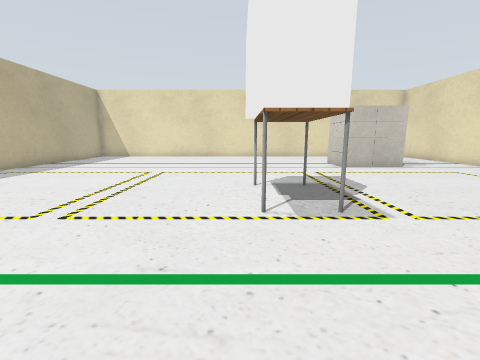
view 1 (above)

16 first-person views from a walk through a robot-simulator world made for Gazebo. The camera is 0.72 m above the floor, tilts 10° down and sees 90° across. The floor is counted in squares, 0.5 m on a side. Each view is taken from the middle of a square. On the plan, view 1 faces up. The plan holds only what a view shows up to about 13 squares ahead; the rest is blank. The place goes on beyond the plan. Simple patterns stand in for the simulator's built-in surfaces. Some surface patterns are stand-ins.

view 2
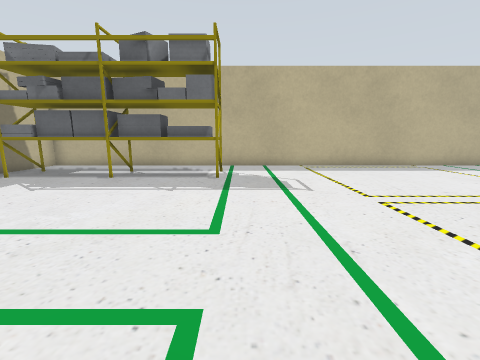

view 3
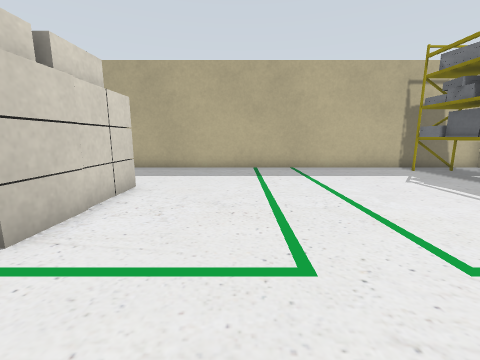

view 4
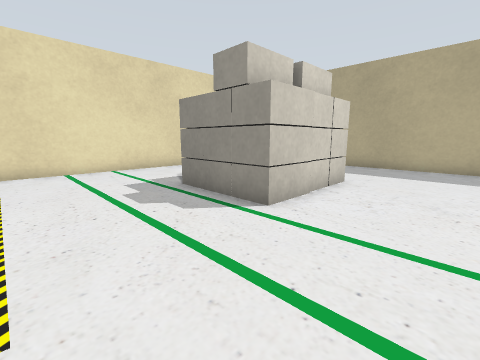

view 5
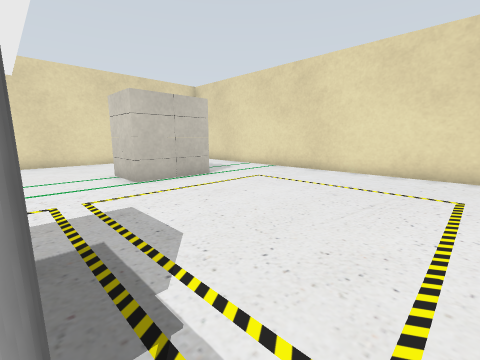

view 6
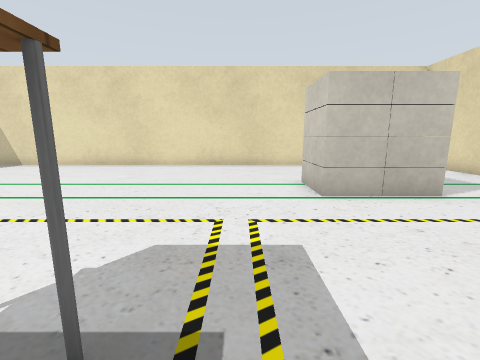

view 7
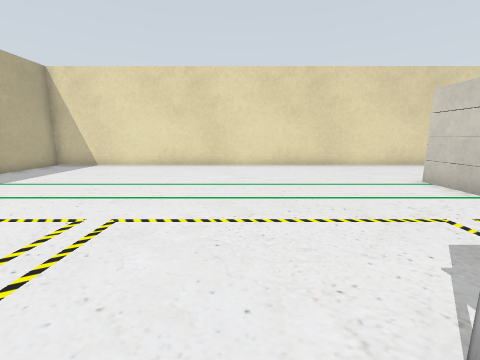

view 8
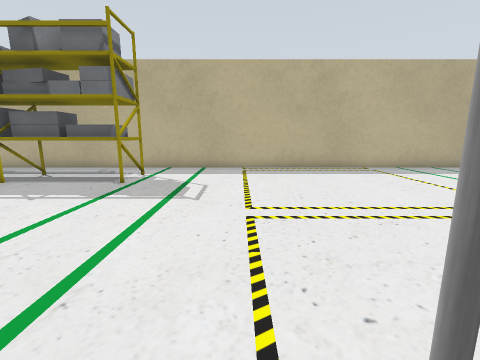

view 9
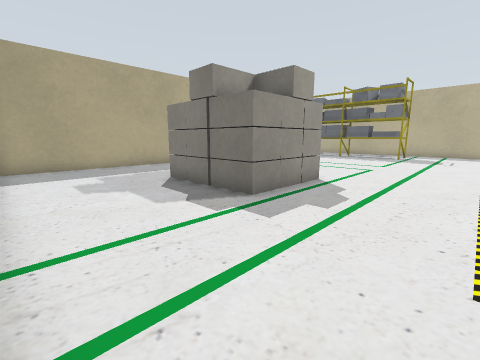

view 10
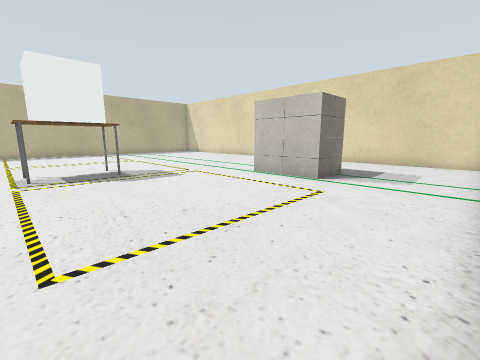

view 11
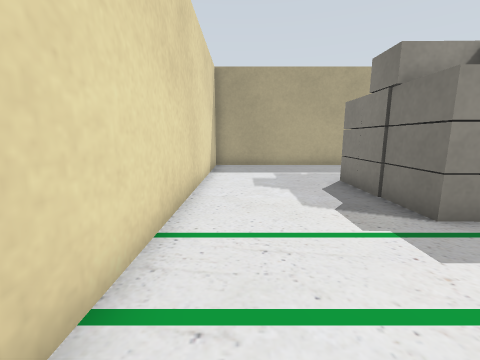

view 12
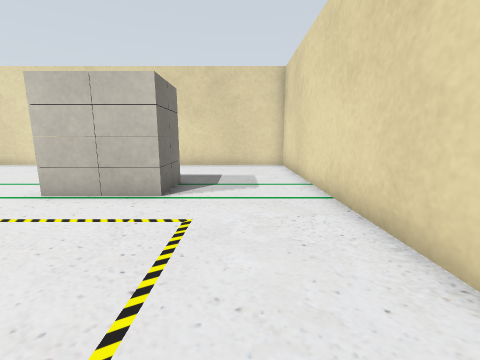

view 13
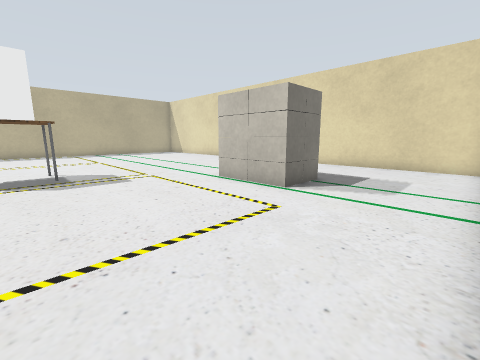

view 14
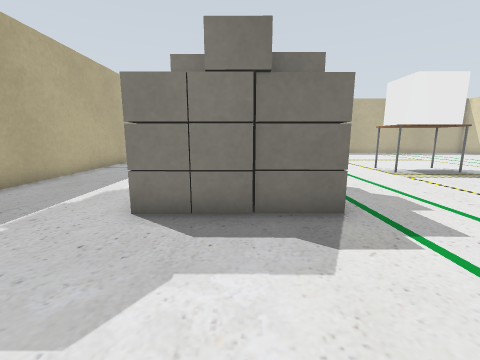

view 15
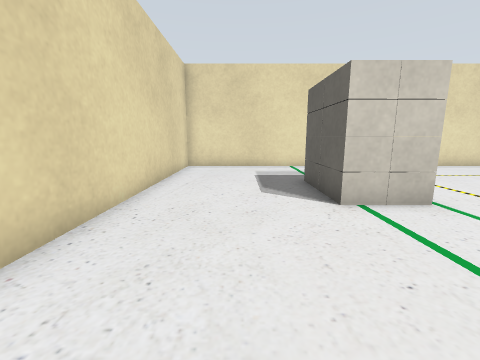

view 16
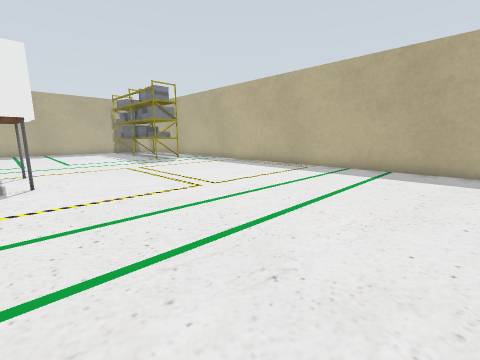

### Floor plan
Key: @ floor where view 1 was taken; # wall or solid block; . floor; T table; S shelf; O other object.
Columns run from 11 left of view 1 to 13 right of it. Each row starts with its distance up from view 1.
 19 #########################
 18 #.......................#
 17 #.......................#
 16 #.......................#
 15 #.......................#
 14 #...............OOOO....#
 13 #...............O  O....#
 12 #...............OOOO....#
 11 #.......................#
 10 #.......................#
  9 #.......................#
  8 #.......................#
  7 #...........TT..........#
  6 #..........TTT..........#
  5 #..........TTT..........#
  4 #.......................#
  3 #.......................#
  2 #.......................#
  1 #.......................#
  0 #..SS......@...OOOO.....#
 -1 #..SS..........OOOO.....#
 -2 #..SS..........OO O.....#
 -3 #..SS..........OOOO.....#
 -4 #..SS..........OOOO.....#
 -5 #..SS...................#
 -6 #..SS...................#
 -7 #..SS...................#
 -8 #.......................#
 -9 #########################

Where each view was taken, in squares from view 1:
view 1: 0 up, 0 right, facing up
view 2: 1 up, 2 right, facing left
view 3: 3 up, 1 right, facing down
view 4: 4 up, 1 right, facing down-right
view 5: 4 up, 2 right, facing up-right
view 6: 6 up, 3 right, facing up
view 7: 6 up, 1 left, facing up
view 8: 4 up, 1 right, facing left
view 9: 4 up, 12 right, facing down-left
view 10: 4 up, 12 right, facing up-left
view 11: 4 up, 11 right, facing down
view 12: 6 up, 10 right, facing up
view 13: 6 up, 12 right, facing up-left
view 14: 2 down, 12 right, facing left
view 15: 16 up, 0 right, facing right
view 16: 16 up, 1 right, facing down-left
